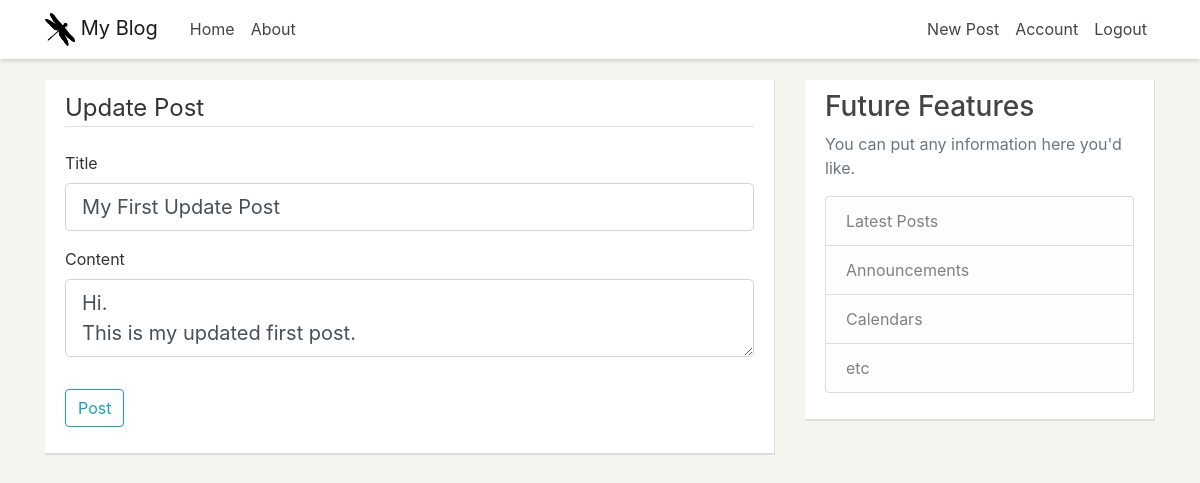
Screenshot of /post/1/update (signed in) with the database file from the repository.
### pyflaskblog/models.py (models this page shows, shortened)
class Post(db.Model):
	id = db.Column(db.Integer, primary_key=True)
	title = db.Column(db.String(100), nullable=False)
	date_posted = db.Column(db.DateTime, nullable=False, default=datetime.utcnow)
	content = db.Column(db.Text, nullable=False)
	user_id = db.Column(db.Integer, db.ForeignKey('user.id'), nullable=False)

### pyflaskblog/posts/routes.py (the view)
@posts.route("/post/<int:post_id>/update", methods=['GET', 'POST'])
@login_required
def update_post(post_id):
	post = Post.query.get_or_404(post_id)
	if post.author != current_user:
		abort(403)
	form = PostForm()
	if form.validate_on_submit():
		post.title = form.title.data
		post.content = form.content.data
		db.session.commit()
		flash('Your post has been updated!', 'success')
		return redirect(url_for('posts.post', post_id=post.id))
	elif request.method == 'GET':
		form.title.data = post.title
		form.content.data = post.content
	return render_template('create_post.html', title='Update Post',
						   form=form, legend='Update Post')

### pyflaskblog/posts/forms.py
class PostForm(FlaskForm):
	title = StringField('Title', validators=[DataRequired()])
	content = TextAreaField('Content', validators=[DataRequired()])
	submit = SubmitField('Post')

### pyflaskblog/models.py (called while the page is built)
@login_manager.user_loader
def load_user(user_id):
	return User.query.get(int(user_id))

### pyflaskblog/templates/create_post.html (shortened to what this page needs)
{% extends "layout.html" %}
{% block content %}
<div class="content-section">
	<form method="POST" action="">
		<fieldset class="form-group">
			<legend class="border-bottom mb-4">{{ legend }}</legend>
			<div class="form-group">
				{{ form.title.label(class="form-control-label") }}
				{% if form.title.errors %}
					{{ form.title(class="form-control form-control-lg is-invalid") }}
					<div class="invalid-feedback">
						{% for error in form.title.errors %}
							<span>{{ error }}</span>
						{% endfor %}
					</div>
				{% else %}
					{{ form.title(class="form-control form-control-lg") }}
				{% endif %}
			</div>
			<div class="form-group">
				{{ form.content.label(class="form-control-label") }}
				{% if form.content.errors %}
					{{ form.content(class="form-control form-control-lg is-invalid") }}
					<div class="invalid-feedback">
						{% for error in form.content.errors %}
							<span>{{ error }}</span>
						{% endfor %}
					</div>
				{% else %}
					{{ form.content(class="form-control form-control-lg") }}
				{% endif %}
			</div>
		</fieldset>
		<div class="form-group">
			{{ form.submit(class="btn btn-outline-info") }}
		</div>
	</form>
</div>
{% endblock content %}

### pyflaskblog/static/main.css (style rules this page uses)
body { background: #f5f5f0; color: #333333; margin-top: 5rem; }
.content-section { background: #ffffff; padding: 10px 20px; border-bottom: 2px solid #dddddd; border-right: 1px solid #dddddd; margin-bottom: 20px; }

### rows the page displays
Post: title "My First Update Post", content "Hi. This is my updated first post."

### other values shown
{{ legend }} "Update Post"
